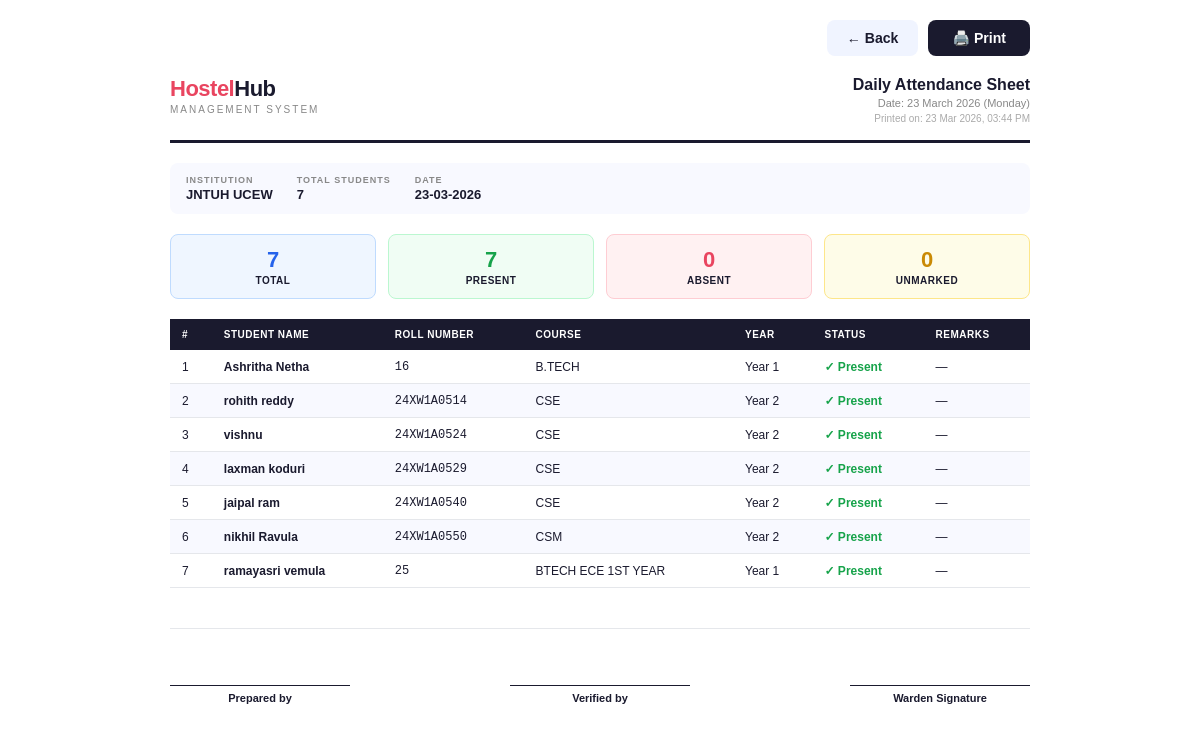
Screenshot of /attendance/print/daily/ (signed in) with the database file from the repository.
### hostelapp/models.py (models this page shows, shortened)
class StudentProfile(models.Model):
    GENDER_CHOICES = [('M', 'Male'), ('F', 'Female'), ('O', 'Other')]
    user        = models.OneToOneField(User, on_delete=models.CASCADE, related_name='student_profile')
    roll_number = models.CharField(max_length=20, unique=True)
    block       = models.ForeignKey(
        HostelBlock,
        on_delete=models.SET_NULL,
        null=True, blank=True,
        related_name='students'
    )
    hostel_type = models.CharField(
        max_length=10,
        choices=[('boys', 'Boys Hostel'), ('girls', 'Girls Hostel')],
        default='boys'
    )
    phone          = models.CharField(max_length=10)
    gender         = models.CharField(max_length=1, choices=GENDER_CHOICES)
    address        = models.TextField()
    guardian_name  = models.CharField(max_length=100)
    guardian_phone = models.CharField(max_length=10)
    course         = models.CharField(max_length=100)
    year_of_study  = models.PositiveIntegerField(default=1)
    profile_photo  = models.ImageField(upload_to='students/', blank=True, null=True)
    created_at     = models.DateTimeField(auto_now_add=True)

### hostelapp/views.py (the view)
# urls.py: path('attendance/print/daily/', views.attendance_print_daily, name='attendance_print_daily'),
@login_required
def attendance_print_daily(request):
    if not is_admin(request.user):
        messages.error(request, 'Access denied.')
        return redirect('dashboard')
    date_str = request.GET.get('date', str(date.today()))
    try:
        sel_date = date.fromisoformat(date_str)
    except ValueError:
        sel_date = date.today()
    students   = StudentProfile.objects.select_related('user').order_by('roll_number')
    attendance = Attendance.objects.filter(date=sel_date).select_related('student')
    att_map    = {a.student_id: a for a in attendance}
    rows = []
    for s in students:
        att = att_map.get(s.id)
        rows.append({
            'student': s,
            'status':  att.status if att else None,
            'remarks': att.remarks if att else '',
        })
    return render(request, 'hostelapp/attendance_print.html', {
        'rows':     rows,
        'sel_date': sel_date,
        'print_type': 'daily',
        'total':    len(rows),
        'present':  sum(1 for r in rows if r['status'] == 'present'),
        'absent':   sum(1 for r in rows if r['status'] == 'absent'),
        'unmarked': sum(1 for r in rows if r['status'] is None),
    })

### hostelapp/context_processors.py (called while the page is built, shortened)
def unread_notices(request):
    if not request.user.is_authenticated:
        return {'unread_notice_count': 0}
    if request.user.is_staff or request.user.is_superuser:
        return {'unread_notice_count': 0}

### hostelapp/views.py (called while the page is built, shortened)
def is_admin(user):
    if user.is_superuser or user.is_staff:
        return True

### hostelapp/templates/hostelapp/attendance_print.html (shortened to what this page needs)
<!DOCTYPE html>
<html lang="en">
<head>
</head>
<body>
<div class="container">
    <div class="print-actions">
        {% if print_type == 'daily' %}
        <a href="/attendance/?date={{ sel_date }}" class="btn-back">← Back</a>
        {% else %}
        <a href="/attendance/report/?month={{ year }}-{{ month|stringformat:'02d' }}" class="btn-back">← Back</a>
        {% endif %}
        <button class="btn-print" onclick="window.print()">🖨️ Print</button>
    </div>
    <div class="header">
        <div class="header-top">
            <div>
                <div class="hostel-name"><span>Hostel</span>Hub</div>
                <div class="hostel-sub">Management System</div>
            </div>
            <div class="doc-title">
                {% if print_type == 'daily' %}
                <h2>Daily Attendance Sheet</h2>
                <p>Date: {{ sel_date|date:"d F Y" }} ({{ sel_date|date:"l" }})</p>
                {% else %}
                <h2>Monthly Attendance Report</h2>
                <p>{{ month_name }} {{ year }}</p>
                {% endif %}
                <p style="margin-top:4px;font-size:10px;color:#aaa;">Printed on: {% now "d M Y, h:i A" %}</p>
            </div>
        </div>
    </div>
    <div class="info-row">
        <div class="info-item">
            <span class="info-label">Institution</span>
            <span class="info-value">JNTUH UCEW</span>
        </div>
        <div class="info-item">
            <span class="info-label">Total Students</span>
            <span class="info-value">{{ rows|length }}</span>
        </div>
        {% if print_type == 'daily' %}
        <div class="info-item">
            <span class="info-label">Date</span>
            <span class="info-value">{{ sel_date|date:"d-m-Y" }}</span>
        </div>
        {% else %}
        <div class="info-item">
            <span class="info-label">Month</span>
            <span class="info-value">{{ month_name }} {{ year }}</span>
        </div>
        {% endif %}
    </div>
    {% if print_type == 'daily' %}
    <div class="stats">
        <div class="stat-box total">
            <div class="stat-num">{{ total }}</div>
            <div class="stat-label">Total</div>
        </div>
        <div class="stat-box present">
            <div class="stat-num">{{ present }}</div>
            <div class="stat-label">Present</div>
        </div>
        <div class="stat-box absent">
            <div class="stat-num">{{ absent }}</div>
            <div class="stat-label">Absent</div>
        </div>
        <div class="stat-box unmarked">
            <div class="stat-num">{{ unmarked }}</div>
            <div class="stat-label">Unmarked</div>
        </div>
    </div>
    <table>
        <thead>
            <tr>
                <th>#</th>
                <th>Student Name</th>
                <th>Roll Number</th>
                <th>Course</th>
                <th>Year</th>
                <th>Status</th>
                <th>Remarks</th>
            </tr>
        </thead>
        <tbody>
        {% for row in rows %}
        <tr>
            <td>{{ forloop.counter }}</td>
            <td><strong>{{ row.student.user.get_full_name|default:row.student.user.username }}</strong></td>
            <td><code>{{ row.student.roll_number }}</code></td>
            <td>{{ row.student.course }}</td>
            <td>Year {{ row.student.year_of_study }}</td>
            <td>
                {% if row.status == 'present' %}
                <span class="status-present">✓ Present</span>
                {% elif row.status == 'absent' %}
                <span class="status-absent">✗ Absent</span>
                {% else %}
                <span class="status-unmarked">— Unmarked</span>
                {% endif %}
            </td>
            <td>{{ row.remarks|default:"—" }}</td>
        </tr>
        {% endfor %}
        </tbody>
    </table>
    {% endif %}
    <div class="signature-row">
        <div class="signature-box">
            <div class="signature-line">Prepared by</div>
        </div>
        <div class="signature-box">
            <div class="signature-line">Verified by</div>
        </div>
        <div class="signature-box">
            <div class="signature-line">Warden Signature</div>
        </div>
    </div>
</div>
</body>
</html>

### hostelapp/templates/hostelapp/attendance_print.html (style rules this page uses)
* { box-sizing: border-box; margin: 0; padding: 0; }
body { font-family: 'Arial', sans-serif; background: #fff; color: #1a1a2e; font-size: 13px; }
.container { max-width: 900px; margin: 0 auto; padding: 20px; }
.header { border-bottom: 3px solid #1a1a2e; padding-bottom: 16px; margin-bottom: 20px; }
.header-top { display: flex; justify-content: space-between; align-items: flex-start; }
.hostel-name { font-size: 22px; font-weight: 900; color: #1a1a2e; letter-spacing: -0.5px; }
.hostel-name span { color: #e94560; }
.hostel-sub { font-size: 10px; color: #888; letter-spacing: 2px; text-transform: uppercase; margin-top: 2px; }
.doc-title { text-align: right; }
.doc-title h2 { font-size: 16px; font-weight: 700; color: #1a1a2e; }
.doc-title p { font-size: 11px; color: #888; margin-top: 3px; }
.info-row { display: flex; gap: 24px; background: #f8f9ff; border-radius: 8px; padding: 12px 16px; margin-bottom: 20px; flex-wrap: wrap; }
.info-item { display: flex; flex-direction: column; }
.info-label { font-size: 9px; color: #888; text-transform: uppercase; letter-spacing: 1px; font-weight: 700; }
.info-value { font-size: 13px; font-weight: 700; color: #1a1a2e; margin-top: 2px; }
.stats { display: flex; gap: 12px; margin-bottom: 20px; }
.stat-box { flex: 1; border-radius: 8px; padding: 12px; text-align: center; }
.stat-box.total { background: #eff6ff; border: 1px solid #bfdbfe; }
.stat-box.present { background: #f0fdf4; border: 1px solid #bbf7d0; }
.stat-box.absent { background: #fff1f2; border: 1px solid #fecdd3; }
.stat-box.unmarked { background: #fefce8; border: 1px solid #fde68a; }
.stat-num { font-size: 22px; font-weight: 800; }
.stat-label { font-size: 10px; font-weight: 600; text-transform: uppercase; letter-spacing: 0.5px; margin-top: 2px; }
.stat-box.total .stat-num { color: #2563eb; }
.stat-box.present .stat-num { color: #16a34a; }
.stat-box.absent .stat-num { color: #e94560; }
.stat-box.unmarked .stat-num { color: #ca8a04; }
table { width: 100%; border-collapse: collapse; margin-bottom: 24px; }
thead tr { background: #1a1a2e; color: #fff; }
thead th { padding: 10px 12px; text-align: left; font-size: 10px; letter-spacing: 0.5px; text-transform: uppercase; font-weight: 700; }
tbody tr:nth-child(even) { background: #f8f9ff; }
tbody tr { border-bottom: 1px solid #e5e7eb; }
tbody td { padding: 9px 12px; font-size: 12px; }
.status-present { color: #16a34a; font-weight: 700; }
.signature-row { display: flex; justify-content: space-between; margin-top: 40px; padding-top: 16px; border-top: 1px solid #e5e7eb; }
.signature-box { text-align: center; width: 180px; }
.signature-line { border-top: 1px solid #1a1a2e; padding-top: 6px; font-size: 11px; font-weight: 600; color: #1a1a2e; margin-top: 40px; }
.print-actions { display: flex; gap: 10px; justify-content: flex-end; margin-bottom: 20px; }
.btn-print { background: #1a1a2e; color: #fff; border: none; border-radius: 8px; padding: 10px 24px; font-size: 0.88rem; font-weight: 700; cursor: pointer; }
.btn-back { background: #f0f4ff; color: #1a1a2e; border: none; border-radius: 8px; padding: 10px 20px; font-size: 0.88rem; font-weight: 600; cursor: pointer; text-decoration: none; display: inline-block; }

### rows the page displays
StudentProfile: student.user.get_full_name "Ashritha Netha", student.roll_number "16", student.course "B.TECH", student.year_of_study "1", remarks "—"
StudentProfile: student.user.get_full_name "rohith reddy", student.roll_number "24XW1A0514", student.course "CSE", student.year_of_study "2", remarks "—"
StudentProfile: student.user.get_full_name "vishnu", student.roll_number "24XW1A0524", student.course "CSE", student.year_of_study "2", remarks "—"
StudentProfile: student.user.get_full_name "laxman koduri", student.roll_number "24XW1A0529", student.course "CSE", student.year_of_study "2", remarks "—"
StudentProfile: student.user.get_full_name "jaipal ram", student.roll_number "24XW1A0540", student.course "CSE", student.year_of_study "2", remarks "—"
StudentProfile: student.user.get_full_name "nikhil Ravula", student.roll_number "24XW1A0550", student.course "CSM", student.year_of_study "2", remarks "—"
StudentProfile: student.user.get_full_name "ramayasri vemula", student.roll_number "25", student.course "BTECH ECE 1ST YEAR", student.year_of_study "1", remarks "—"

### other values shown
{{ sel_date|date:"d F Y" }} "23 March 2026"
{{ sel_date|date:"l" }} "Monday"
{{ rows|length }} "7"
{{ sel_date|date:"d-m-Y" }} "23-03-2026"
{{ total }} "7"
{{ present }} "7"
{{ absent }} "0"
{{ unmarked }} "0"
